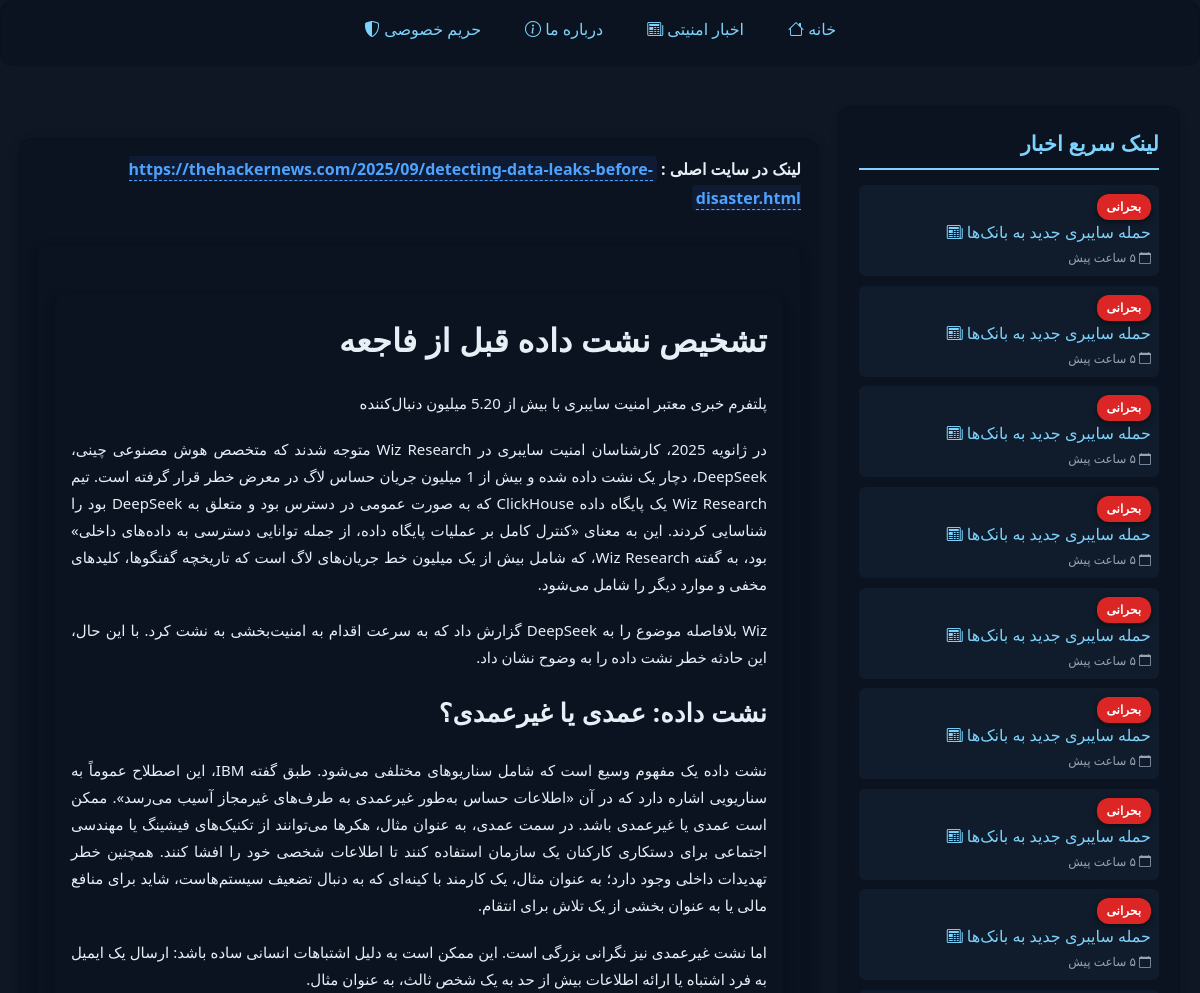
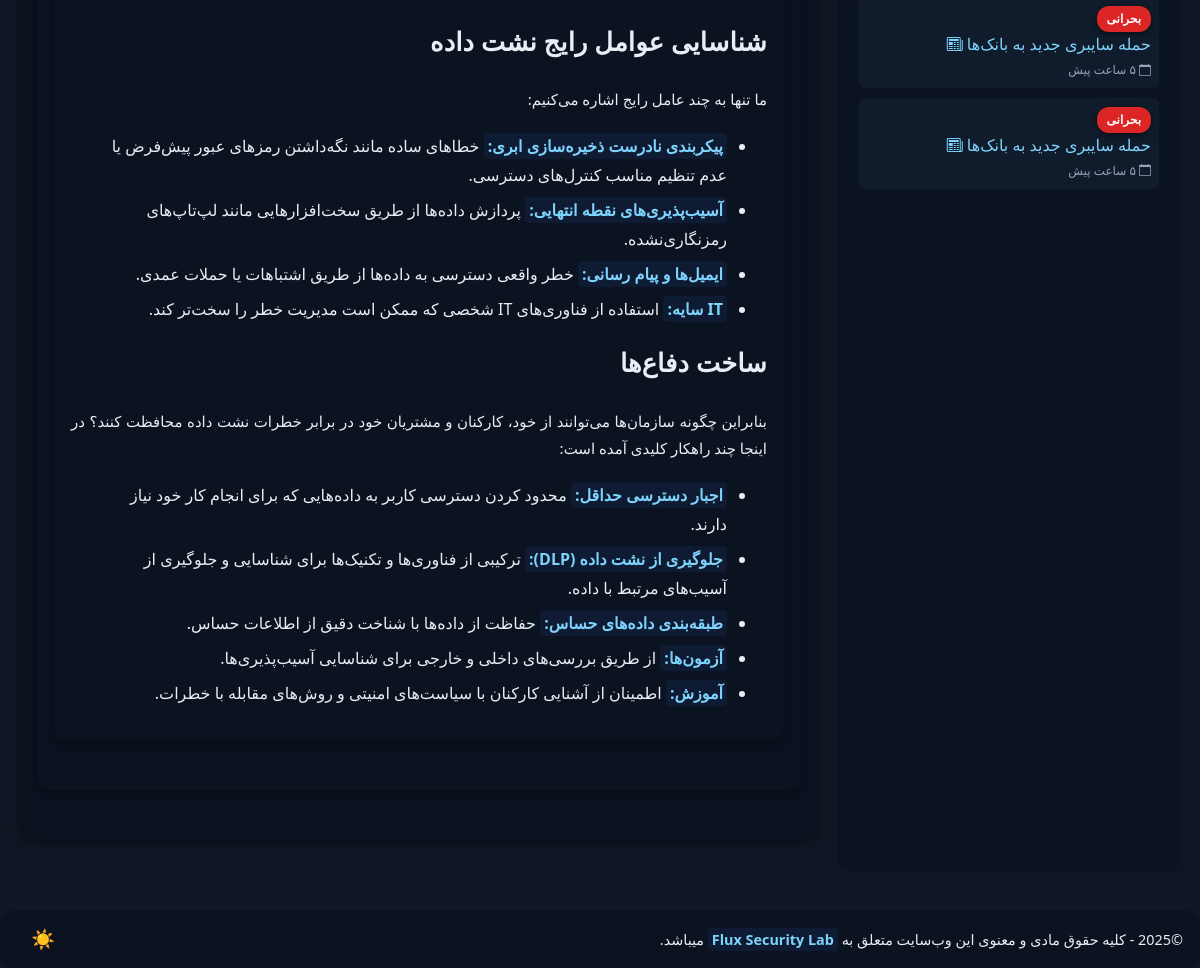
The page /news/31/ on the database its author committed (2 pictures, top to bottom).
### main/models.py (models this page shows, shortened)
class News(models.Model):
    url = models.CharField(max_length=200)
    content = models.TextField()
    is_translated = models.BooleanField(default=False)
    is_trend = models.BooleanField(default=False)
    is_critical = models.BooleanField(default=False)
    date_added = models.DateField(auto_now_add=True)

### main/views.py (the view)
# urls.py: path('news/<int:pk>/', NewsDetailView.as_view(), name='news_detail'),
class NewsDetailView(DetailView):
    model = News
    template_name = 'news_detail.html'

### main/templates/news_detail.html (shortened to what this page needs)
{% extends 'base.html' %}
{% block content %}
<b>
    لینک در سایت اصلی : <strong><a href={{ news.url  }}> {{ news.url }} </a></strong>
</b>
<main>
    {{ news.content|safe }}
</main>
{% endblock content %}

### static/css/style.css (style rules this page uses)
:root { --bg: #f5f7fa; --card: #ffffff; --text: #1f2937; --muted: #6b7280; --accent: #3b82f6; --danger: #ef4444; --glass: rgba(0, 0, 0, 0.04); --code-bg: rgba(0, 0, 0, 0.03); --radius: 12px; --sans: "Vazir", system-ui, -apple-system, "Segoe UI", Roboto, "Helvetica Neue", Arial; --mono: ui-monospace, SFMono-Regular, Menlo, Monaco, "Roboto Mono", "Courier New", monospace; }
[data-theme="dark"] { --bg: #0f1724; --card: #0b1220; --accent: #7dd3fc; --muted: #94a3b8; --text: #e6eef6; }
body { font-family: var(--sans); margin: 0; padding: 0; background: var(--bg); color: var(--text); line-height: 1.6; -webkit-font-smoothing: antialiased; -moz-osx-font-smoothing: grayscale; height: 100%; display: flex; flex-direction: column; }
main { max-width: 900px; margin: 2rem auto; padding: 2rem; background: #1e1e2f; border-radius: 16px; box-shadow: 0 4px 12px rgba(0, 0, 0, 0.3); color: #eaeaea; line-height: 1.8; }
main p { margin-bottom: 1.2rem; text-align: justify; }
main a { color: #4da3ff; text-decoration: none; border-bottom: 1px dashed #4da3ff; transition: color 0.3s, border-color 0.3s; }
h1, h2, h3, h4, h5, h6 { margin-top: 0; color: var(--text); letter-spacing: 0.2px; }
h1 { font-size: 2rem; }
h2 { font-size: 1.6rem; }
p { margin: 1em 0; color: var(--text); font-size: 15px; }
a { color: var(--accent); text-decoration: none; }
ul, ol { margin: 1em 0; padding-left: 1.5em; }
li { margin-bottom: 0.4em; }
header, footer, article, aside, main, section, details, blockquote { padding: 1em; border-radius: var(--radius); background: var(--card); border: 1px solid rgba(0, 0, 0, 0.08); color: var(--text); }
strong { color: var(--accent); font-weight: 700; background: rgba(59, 130, 246, 0.08); padding: 2px 4px; border-radius: 4px; }

### rows shown on the page
News: url "https://thehackernews.com/2025/09/detecting-data-leaks-before-disaster.html", content "پلتفرم خبری معتبر امنیت سایبری با بیش از 5.20 میلیون دنبال‌کننده در ژانویه 2025، کارشناسان امنیت سایبری در Wiz Research متوجه شدند که متخصص هوش مصنوعی چینی، DeepSeek، دچار یک نشت داده شده و بیش از 1 میلیون جریان حساس لاگ در معرض خطر قرار گرفته است. تیم Wiz Research یک پایگاه داده ClickHouse که به صورت عمومی در دسترس بود و متعلق به DeepSeek بود را شناسایی کردند. این به معنای «کنترل کامل بر عملیات پایگاه داده، از جمله توانایی دسترسی به داده‌های داخلی» بود، به گفته Wiz Research، که شامل بیش از یک میلیون خط جریان‌های لاگ است که تاریخچه گفتگوها، کلیدهای مخفی و موارد دیگر را شامل می‌شود. Wiz بلافاصله موضوع را به DeepSeek گزارش داد که به سرعت اقدام به امنیت‌بخشی به نشت کرد. با این حال، این حادثه…"
